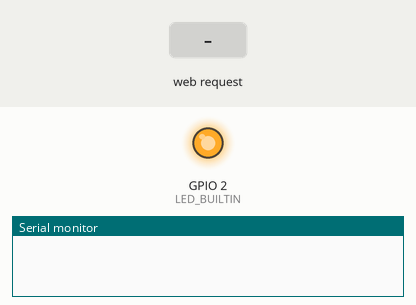
Recording of a sketch running on a simulated ESP8266 (NodeMCU). Shown: output pins drawn as LEDs (lit = HIGH, except the on-board LED, lit = LOW), the last lines printed to the serial monitor. Inputs (shaded band) come from the test bench.

Above: at 1.2 s.
1.3 s: HTTP request GET /?State=1 received
At 2.1 s:
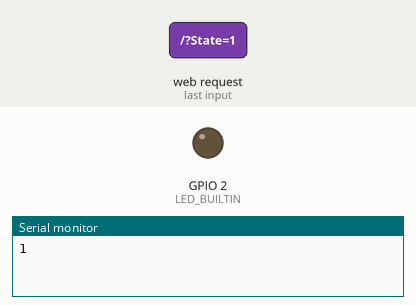
2.8 s: HTTP request GET /?State=0 received
At 3.4 s:
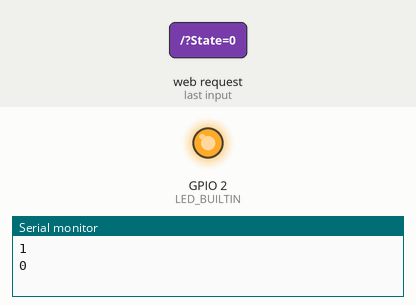
4.3 s: HTTP request GET /?State=120 received
At 4.6 s:
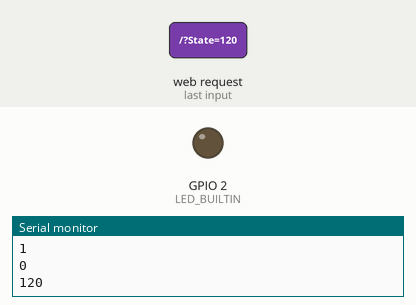
Timing chart, 0 to 7.3 s (numbered marks = the images above; inputs shaded):
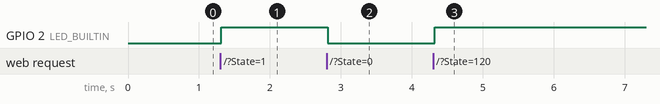

The sketch:

WIFI.ino
```cpp
#include <ESP8266WiFi.h>
#include <WiFiClient.h>
#include <ESP8266WebServer.h>

const char* host = "WiFi_Robot4_NodeMCU";
const char *ssid = "Twitch Drone"; // The name of the Wi-Fi network that will be created
const char *password = "1101104555";   // The password required to connect to it, leave blank for an open network

ESP8266WebServer server(80);

void setup() {
  Serial.begin(9600);
  delay(10);
 // Serial.println('\n');
pinMode(LED_BUILTIN, OUTPUT);
  WiFi.mode(WIFI_AP);
  WiFi.softAP(ssid, password);             // Start the access point
 // Serial.print("Access Point \"");
 // Serial.print(ssid);
 // Serial.println("\" started");

 // Serial.print("IP address:\t");
 // Serial.println(WiFi.softAPIP());         // Send the IP address of the ESP8266 to the computer
       server.on ( "/", HTTP_handleRoot );
     server.onNotFound ( HTTP_handleRoot );
     server.begin();
}
bool state = false;
void loop() {
  server.handleClient();
   delay(50);
//   Serial.println("1");

//   delay(3000);
//   Serial.println ("0");
//   digitalWrite(LED_BUILTIN, LOW);
//   delay(3000);
}

void HTTP_handleRoot(void) {

if( server.hasArg("State") ){
       Serial.println(server.arg("State"));
       state = !state;
       digitalWrite(LED_BUILTIN,state );
  }
  server.send ( 200, "text/html", "" );
}
```

Measured:
- after the input at 1.3 s, GPIO 2 (LED_BUILTIN): LOW → HIGH at once
- after the input at 2.8 s, GPIO 2 (LED_BUILTIN): HIGH → LOW at once
- after the input at 4.3 s, GPIO 2 (LED_BUILTIN): LOW → HIGH at once
